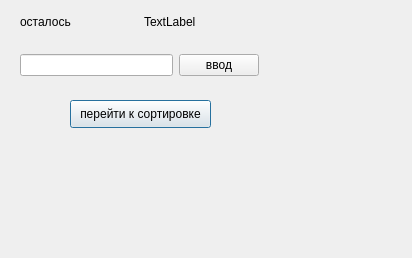
<?xml version="1.0" encoding="UTF-8"?>
<ui version="4.0">
 <class>Dialog</class>
 <widget class="QDialog" name="Dialog">
  <property name="geometry">
   <rect>
    <x>0</x>
    <y>0</y>
    <width>412</width>
    <height>258</height>
   </rect>
  </property>
  <property name="maximumSize">
   <size>
    <width>90000</width>
    <height>99999</height>
   </size>
  </property>
  <property name="windowTitle">
   <string>Dialog</string>
  </property>
  <widget class="QPushButton" name="pushButton_2">
   <property name="geometry">
    <rect>
     <x>70</x>
     <y>100</y>
     <width>141</width>
     <height>28</height>
    </rect>
   </property>
   <property name="text">
    <string>перейти к сортировке</string>
   </property>
  </widget>
  <widget class="QWidget" name="layoutWidget">
   <property name="geometry">
    <rect>
     <x>20</x>
     <y>10</y>
     <width>241</width>
     <height>24</height>
    </rect>
   </property>
   <layout class="QHBoxLayout" name="horizontalLayout">
    <item>
     <widget class="QLabel" name="label">
      <property name="text">
       <string>осталось</string>
      </property>
     </widget>
    </item>
    <item>
     <widget class="QLabel" name="resirvedText">
      <property name="text">
       <string>TextLabel</string>
      </property>
     </widget>
    </item>
   </layout>
  </widget>
  <widget class="QWidget" name="layoutWidget">
   <property name="geometry">
    <rect>
     <x>20</x>
     <y>50</y>
     <width>239</width>
     <height>30</height>
    </rect>
   </property>
   <layout class="QHBoxLayout" name="horizontalLayout_2">
    <item>
     <widget class="QLineEdit" name="elem"/>
    </item>
    <item>
     <widget class="QPushButton" name="pushButton">
      <property name="text">
       <string>ввод</string>
      </property>
     </widget>
    </item>
   </layout>
  </widget>
 </widget>
 <resources/>
 <connections/>
</ui>
